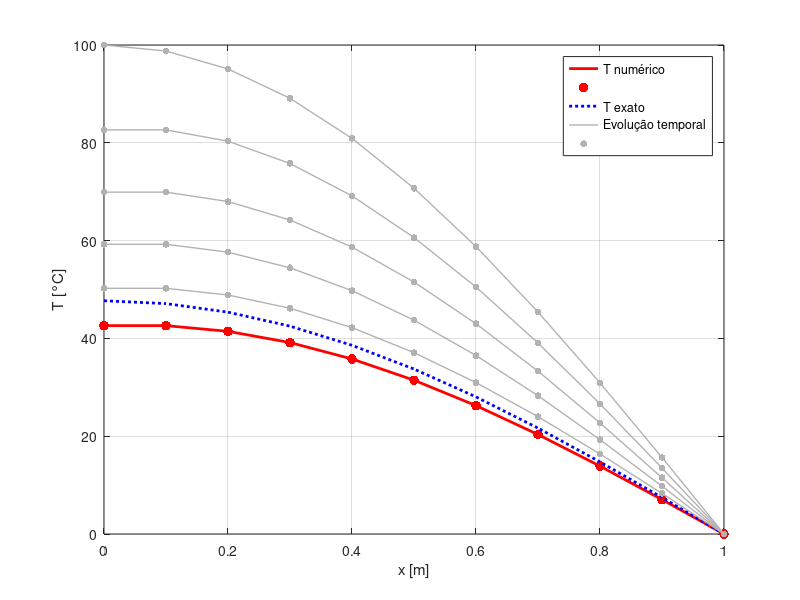
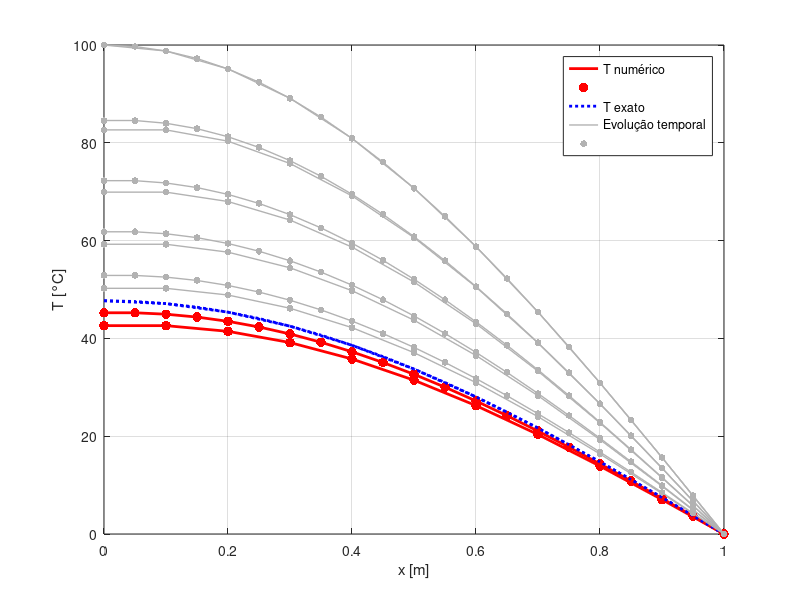
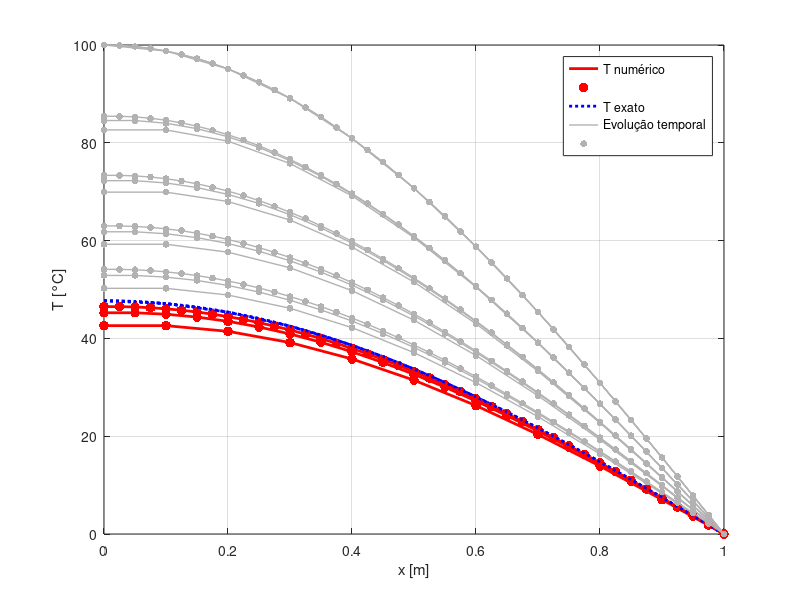
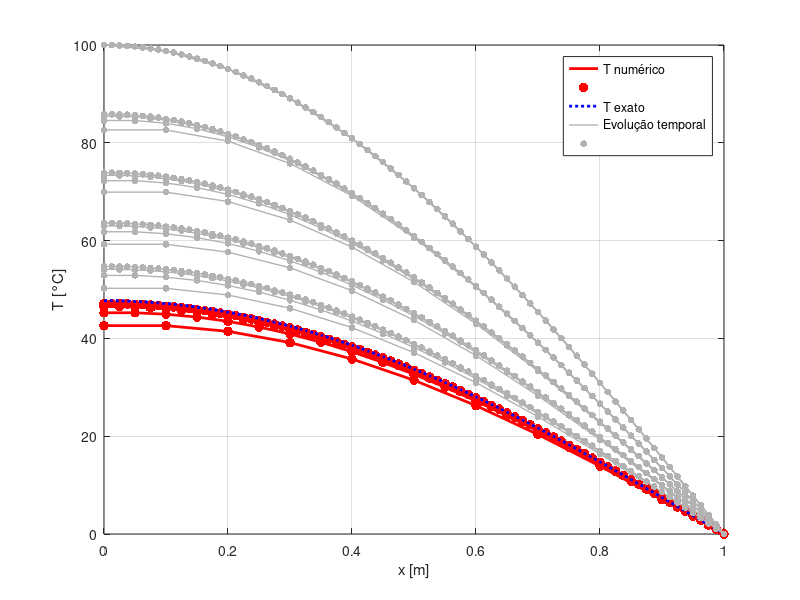

These charts were generated, in order, by the following MATLAB code: (Note: a time limit stopped this script after it produced the figures.)
clear all
close all
clc

L = 1; #m
t_simul = 3 * 10^(-1); #s

% deltat = 750; #s

Ta = 100;
%Ta = 50;
Tb = 100;
%Tb = 50;
% alpha = 0.1 * 10^(-4); #m^2/s
alpha = 1;

% s = alpha * deltat / deltax^2;

% Create csv table with s,deltat,deltax,error RMS, razão
filename_csv = 'results.csv';

if exist(filename_csv, 'file')
    delete(filename_csv); % Delete the file if it exists
end

% Open the file for writing
fileID = fopen(filename_csv, 'w');
% Write the header
fprintf(fileID, 's,deltat,deltax,error RMS,razão\n');

S = [0.5, 0.3, 1/6];
deltaX = [0.1, 0.05, 0.025, 0.0125];

for i_s = 1:length(S)
    s = S(i_s);
    RMS_antigo = 0;
    RMS_novo = 0;

    for j_deltaX = 1:length(deltaX)
        deltax = deltaX(j_deltaX);
        n_knots = L / deltax;
        deltat = (s * deltax^2) / alpha;

        steps = int64(t_simul / deltat);

        T = zeros(n_knots + 1, steps + 1);
        T(1, :) = Ta;
        T(n_knots + 1, :) = Tb;

        % %Condićoes Iniciais
        % T(1:1) = 50;
        % T(n_knots + 1, 1) = 50;

        for i = 1:n_knots + 1
            T(i, 1) = 100 * cos(pi / 2 * ((i - 1) * deltax));
        end

        for n = 1:steps

            for i = 2:n_knots
                T_aux = s * T(i - 1, n) + (1 - 2 * s) * T(i, n) + s * T(i + 1, n);

                T(i, n + 1) = T_aux;
            end

            T(1, n + 1) = T(2, n + 1);
            T(n_knots + 1, n + 1) = 0;

        end

        T_exata = zeros(n_knots + 1, steps + 1);
        error_sum = 0;

        for n = 1:steps + 1

            for i = 1:n_knots + 1

                x = double(i - 1) * deltax;
                t = double(n - 1) * deltat;

                T_exata(i, n) = 100 * cos((pi / 2) * x) * exp(-(pi^2/4) * t);

                % Calculate the error
                error_sum += (T(i, n) - T_exata(i, n))^2;
            end

        end

        RMS_antigo = double(RMS_novo);
        RMS_novo = sqrt(double(error_sum) / (double(n_knots + 1) * double(steps + 1)));

        % Write the data
        fprintf(fileID, '%.3f,%.3e,%.2f,%.4f,%.2f\n', s, deltat, deltax, RMS_novo, RMS_antigo / RMS_novo);

        % Show the plot
        x = linspace(0, L, n_knots + 1);
        t = linspace(0, t_simul, steps + 1);
        T_final = T(:, end);
        T_final_exata = T_exata(:, end);

        figure(1)
        % Plot final numerical solution with scatter points and line
        plot(x, T_final, 'r-', 'LineWidth', 2);
        hold on
        scatter(x, T_final, 50, 'r', 'filled');
        % Plot exact solution with dotted line
        plot(x, T_final_exata, 'b:', 'LineWidth', 2);

        % Add temperature evolution curves with lighter colors and scatter points
        for i = 1:floor((steps + 1) / 5):steps% Plot fewer lines to avoid overcrowding
            plot(x, T(:, i), 'Color', [0.7 0.7 0.7], 'LineWidth', 1);
            scatter(x, T(:, i), 25, [0.7 0.7 0.7], 'filled');
        end

        xlabel('x [m]');
        ylabel('T [°C]');
        legend('T numérico', '', 'T exato', 'Evolução temporal', '');
        grid on;

        % Save the figure with high quality
        filename = sprintf('graphTx-s%.3f-dx%.2f.png', s, deltax);
        set(gcf, 'Position', [100, 100, 800, 600]); % Larger figure size
        print(filename, '-dpng', '-r300'); % 300 dpi resolution

        % Check if file exists and delete it (will be overwritten anyway by print)
        if exist(filename, 'file')
            delete(filename);
            print(filename, '-dpng', '-r300'); % Print again to ensure it's saved
        end

        close(figure(1)); % Close the figure to avoid displaying it multiple times

    end

end

% Close the file
fclose(fileID);
